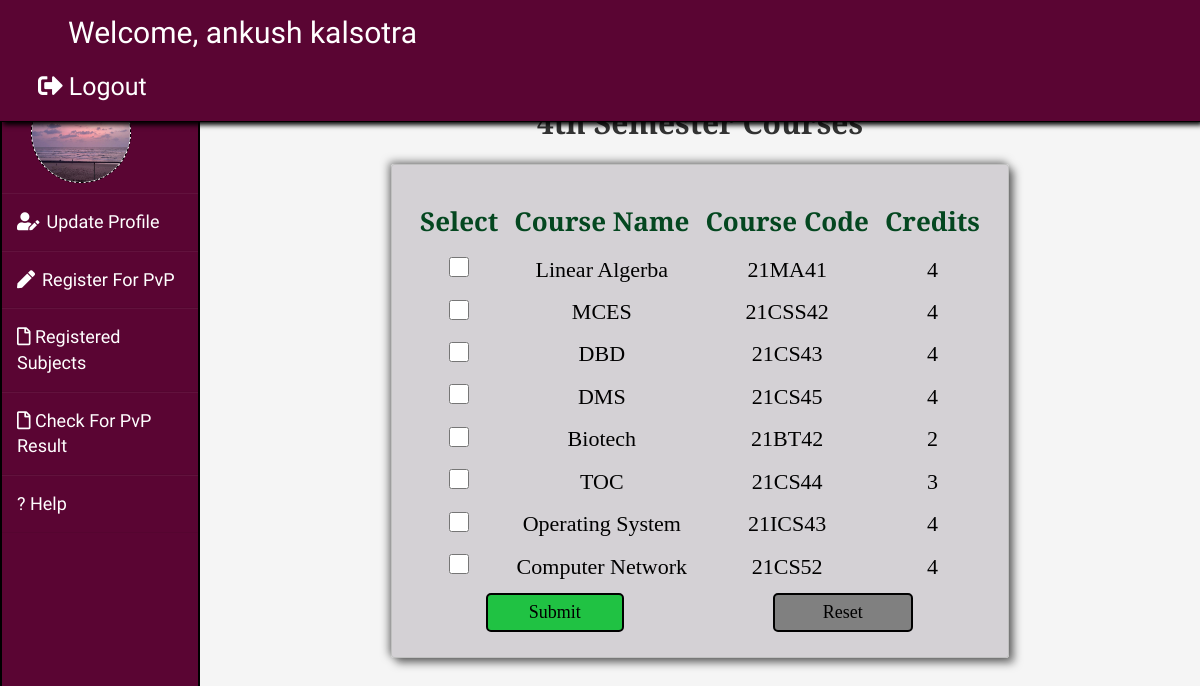
Screenshot of /user/dashboard.php?page=register (signed in) with the database file from the repository.
### tables this page shows
CREATE TABLE `registration` (
  `id` int(255) NOT NULL,
  `fname` varchar(255) NOT NULL,
  `lname` varchar(255) NOT NULL,
  `bdate` date NOT NULL,
  `usn` varchar(100) NOT NULL,
  `email` varchar(255) NOT NULL,
  `dept` varchar(255) NOT NULL,
  `sem` int(1) NOT NULL,
  `gender` char(1) NOT NULL,
  `phno` bigint(11) NOT NULL,
  `image` varchar(100) NOT NULL,
  `password` varchar(255) NOT NULL
);

CREATE TABLE `add_s4` (
  `id` int(255) NOT NULL,
  `sub_name` varchar(255) NOT NULL,
  `sub_code` varchar(255) NOT NULL,
  `credits` bigint(255) NOT NULL
);

### user/4th_sem.php (the view, shortened to what this page needs)
  <?php
  require_once('../connection.php');
  $q = mysqli_query($con, "SELECT * FROM add_s4");
  ?>
  <!DOCTYPE html>
  <html lang="en">
  <head>
  </head>
  <body>
    <h1 class="myh1">4th Semester Courses</h1>
    <div class="forms">
    <form class="myform" method="POST">
  <table width="100%">
    <tr>
      <th> Select</th>
      <th> Course name</th>
      <th> Course Code</th>
      <th> Credits </th>
    </tr>
    <?php
    while ($row = mysqli_fetch_array($q)) {
      echo "<tr style='color:black;font-size:18px;'>";
      echo "<td> <input type='checkbox' class='geekmark' name='sub[]' value = '" . $row['sub_name'] . "' /></td>";
      echo "<td align = 'center'>" . $row['sub_name'] . "</td>";
      echo "<td align = 'center'>" . $row['sub_code'] . "</td>";
      echo "<td align = 'center'>" . $row['credits'] . "</td>";
      echo "</tr>";
    }
    ?>
    <tr>
      <form method="post">
        <td colspan="2">
          <input class="btn login_btn" type="submit" name="submit" value="Submit" />
        </td>
      </form>
      <td colspan="2">
        <input class="btn reset_btn" onClick="window.location.href=window.location.href" type="reset" value="Reset">
      </td>
    </tr>
  </table>
</form>
  </body>
  </html>

### user/dashboard.php (shortened to what this page needs)
<?php
require_once('../connection.php');
$user = $_SESSION['user'];
if ($user == "") {
    header('location:../index.php');
} else {
    $stud =  mysqli_query($con, "SELECT * from registration where usn = '$user'");
}
$row = mysqli_fetch_array($stud);
$sem = $row['sem'];
$q = mysqli_query($con, "select * from sub_reg where usn='" . $_SESSION['user'] . "'");
$rr = mysqli_num_rows($q);
if (!$rr) {
    $exerrr = "<font color='red';font-family:'Acme';>You have not registered for PvP yet!</font>";
} else {
    $exerrr = "<font color='primary'>You Application has been Submitted..! </font>";
}
?>
<!DOCTYPE html>
<html lang="en">
<head>
    <link rel="stylesheet" href="https://cdnjs.cloudflare.com/ajax/libs/font-awesome/4.7.0/css/font-awesome.min.css">
    <link rel="stylesheet" href="https://maxcdn.bootstrapcdn.com/bootstrap/4.0.0/css/bootstrap.min.css" />
    <link href="../css/bootstrap.min.css" rel="stylesheet">
    <link rel="stylesheet" href="https://use.fontawesome.com/releases/v5.3.1/css/all.css">
    <link href="styles.css" rel="stylesheet">
</head>
<body>
    <nav class="navbar navbar-inverse navbar-fixed-top" style="position:fixed;top:0;left:0;padding:8px;border:none;background-color:#5a0533;border-bottom:1px solid black;box-shadow: 3px 3px 5px black;">
        <div class="container-fluid">
            <div class="navbar-header">
                <a class="navbar-brand text-white" style="font-family:'Acme';font-size:30px;color: white;padding-right: 750px;" href="#">Welcome, <?php echo '' . $row['fname'] . ' ' . $row['lname']; ?> </a>
            </div>
            <ul class="nav navbar-nav navbar-right collapsed text-white" id="navbar">
                <li>
                    <a class="mnav11" style="color:white;font-family:'Acme';font-size:25px;" href="../logout.php?logout"><i class="fas fa-sign-out-alt" aria-hidden="true"></i> Logout</a>
                </li>
            </ul>
    </nav>
    <div class="wrapper">
        <div class="sidebar col -l2 -s4">
            <ul>
                <div>
                    <img src="../images/<?php echo $_SESSION['user']; ?>/<?php echo $row['image']; ?>" width="100" height="100" alt="not found" />
                </div>
                <li><a href="dashboard.php?page=update_profile"><i class="fas fa-user-edit"></i> Update Profile</a></li>
                <li><a href="dashboard.php?page=register"><i class="fas fa-pen"></i>Register For PvP</a></li>
                <li><a href="dashboard.php?page=subjects_reg"><i class="far fa-file"></i> Registered Subjects</a></li>
                <li><a href="dashboard.php?page=time_table"><i class="far fa-file"></i> Check For PvP Result</a></li>
                <li><a href="dashboard.php?page=chatbot"></> ? Help</a></li>
            </ul>
        </div>
        <div class="col-sm-12 col-sm-offset-12 col-md-10 col-md-offset-2 main">
            <?php
            @$page =  $_GET['page'];
            if ($page != "") {
                if ($page == "register") {
                    if ($sem == 4) {
                        if (!$rr) {
                            include('4th_sem.php');
                        } else {
                            echo "<h2 style='font-family:Bitter;margin-left: 2%;font-weight:600;'>$exerrr</h2>";
                        }
                    }
                }
            } else {
            ?><h2 style="font-family:'Bitter';margin-left: 2%;font-weight:600;"><?php echo @$exerrr; ?></h2>
            <?php } ?>
</body>
</html>

### user/styles.css (style rules this page uses)
body { padding-top: 50px; }
.navbar-fixed-top { border: 5px solid black; margin-top: auto; z-index: 1000000; top: 0; text-decoration: none; width: 100%; position: fixed; background-color: #454545; }
.navbar-fixed-top ul li a { font-size: 22px; }
.sidebar { display: none; }
@media (min-width: 768px) { .sidebar { position: fixed; top: 51px; bottom: 0; left: 0; z-index: 1000; display: block; padding: 20px; overflow-x: hidden; overflow-y: auto; background-color: #454545; border-right: 5px solid black; } }
.main { padding: 20px; }
@media (min-width: 768px) { .main { padding-right: 40px; padding-left: 40px; } }
.login_btn { color: black; border: 2px solid black; cursor: pointer; border-radius: 5px; font-family: 'Bitter'; padding: 5px; background-color: rgb(32, 194, 67); font-size: 18px; width: 50%; }
.reset_btn { color: black; border: 2px solid black; cursor: pointer; border-radius: 5px; font-family: 'Bitter'; padding: 5px; background-color: gray; font-size: 18px; width: 50%; }

### user/dashboard.php (style rules this page uses)
body { background-color: #f3f5f9; }
.wrapper { display: flex; margin-top: 3%; position: relative; }
.wrapper .sidebar { width: 200px; height: 100%; background: #5a0533; padding: 30px 0px; border: 2px solid black; position: fixed; overflow-x: scroll; font-family: 'Acme'; font-size: 18px; margin-bottom: 5%; }
.wrapper .sidebar ul { list-style: none; margin: 0; padding: 0; }
.wrapper .sidebar ul li { padding: 15px; border-bottom: 1px solid #bdb8d7; border-bottom: 1px solid rgba(0, 0, 0, 0.05); border-top: 1px solid rgba(255, 255, 255, 0.05); }
.wrapper .sidebar img { border-radius: 50%; justify-content: center; margin-left: 15%; margin-top: auto; margin-bottom: 5%; ; border: 1px dashed #000000; background-color: white; }
.wrapper .sidebar ul li a { color: #fff; text-decoration: none; display: block; }
.wrapper .sidebar ul li a .fas { width: 25px; }
.main { margin-left: 200px; font-size: 20px; padding: 0px 10px; }

### user/4th_sem.php (style rules this page uses)
.forms { width: fit-content; height: fit-content; margin-left: auto; margin-right: auto; display: block; box-shadow: -2px -2px 9px rgba(0, 0, 0, 0.5), 5px 5px 9px rgba(0, 0, 0, 0.5); padding: 0; border: 1px solid silver; border-radius: 3px; background-color: rgb(82, 66, 85, 0.2); justify-content: flex-start; }
.myform { padding: 20px; border-radius: 8px; }
table th { text-align: center; padding: 8px; color: rgb(4, 71, 32); font-family: 'Bitter'; text-transform: capitalize; text-shadow: rgb(240, 240, 12); font-size: 26px; }
table td { text-align: center; padding: 5px; font-size: 22px; color: black; font-family: 'Bitter'; }
.myh1 { text-align: center; font-size: 30px; text-decoration: none; padding-bottom: 15px; text-shadow: rgba(0, 0, 0, 0.1); font-family: 'PT Serif'; font-weight: bold; }
.geekmark { height: 20px; width: 20px; background-color: green; }
body { background-color: whitesmoke; }

### rows the page displays
registration: fname "ankush", lname "kalsotra", image (picture)
add_s4: sub_name "Linear Algerba", sub_code "21MA41", credits "4"
add_s4: sub_name "MCES", sub_code "21CSS42", credits "4"
add_s4: sub_name "DBD", sub_code "21CS43", credits "4"
add_s4: sub_name "DMS", sub_code "21CS45", credits "4"
add_s4: sub_name "Biotech", sub_code "21BT42", credits "2"
add_s4: sub_name "TOC", sub_code "21CS44", credits "3"
add_s4: sub_name "Operating System", sub_code "21ICS43", credits "4"
add_s4: sub_name "Computer Network", sub_code "21CS52", credits "4"
